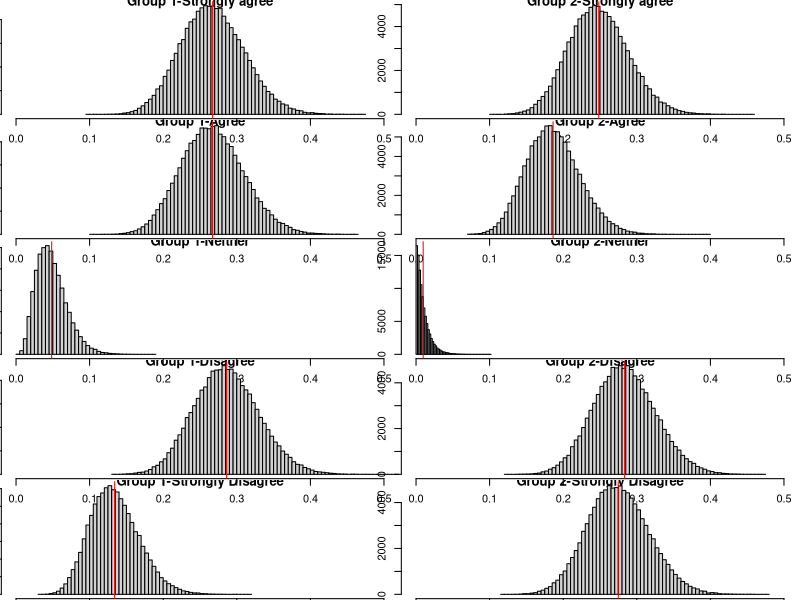

Write R code to recreate this figure.
## ---- chunk 1
knitr::opts_chunk$set(echo = TRUE)
## ---- chunk 2
set.seed(336)

questions <- factor(
  c("Strongly agree", "Agree", "Neither", "Disagree", "Strongly Disagree"),
  c("Strongly Disagree", "Disagree", "Neither", "Agree", "Strongly agree"))

# Establish the vectors of probabilties
p1 <- c(.25, .25, .05, .30, .15)
p2 <-c(.25, .20, .02, .33, .20)

group_1 <- rbinom(5, 100, p1)+rbinom(5,5,.25)
group_2 <- rbinom(5, 100, p2)++rbinom(5,5,.25)

df <- data.frame(questions, group_1, group_2)

knitr::kable(df)
## ---- chunk 3
chisq.test(df$group_1, df$group_2)
## ---- chunk 4
#Prep for MC
group_1_n <- sum(group_1)
group_2_n <- sum(group_2)

#Priors
a <- .1
b <- .1

#Iterations
sampz <- 100000

#Draw from posterior
group_1_posterior <-list()
for(i in 1:length(group_1)){
  group_1_posterior[[i]] <- rbeta(sampz,group_1[i]+a,group_1_n-group_1[i]+b)
  
}

group_2_posterior <-list()
for(i in 1:length(group_2)){
  group_2_posterior[[i]] <- rbeta(sampz,group_2[i]+a,group_2_n-group_2[i]+b)
  
}
## ---- chunk 5
par(mfrow = c(5,2), mar = c(.1,.1,.1,.1))
hist(group_1_posterior[[1]], breaks =60, main = "Group 1-Strongly agree", 
     xlim = c(0,.5))
abline(v = mean(group_1_posterior[[1]]), col = "red")
hist(group_2_posterior[[1]], breaks =60, main = "Group 2-Strongly agree", 
     xlim = c(0,.5))
abline(v = mean(group_2_posterior[[1]]), col = "red")

hist(group_1_posterior[[2]], breaks =60, main = "Group 1-Agree", 
     xlim = c(0,.5))
abline(v = mean(group_1_posterior[[2]]), col = "red")
hist(group_2_posterior[[2]], breaks =60, main = "Group 2-Agree", 
     xlim = c(0,.5))
abline(v = mean(group_2_posterior[[2]]), col = "red")

hist(group_1_posterior[[3]], breaks =60, main = "Group 1-Neither", 
     xlim = c(0,.5))
abline(v = mean(group_1_posterior[[3]]), col = "red")
hist(group_2_posterior[[3]], breaks =60, main = "Group 2-Neither", 
     xlim = c(0,.5))
abline(v = mean(group_2_posterior[[3]]), col = "red")

hist(group_1_posterior[[4]], breaks =60, main = "Group 1-Disagree", 
     xlim = c(0,.5))
abline(v = mean(group_1_posterior[[4]]), col = "red")
hist(group_2_posterior[[4]], breaks =60, main = "Group 2-Disagree", 
     xlim = c(0,.5))
abline(v = mean(group_2_posterior[[4]]), col = "red")

hist(group_1_posterior[[5]], breaks =60, main = "Group 1-Strongly Disagree", 
     xlim = c(0,.5))
abline(v = mean(group_1_posterior[[5]]), col = "red")
hist(group_2_posterior[[5]], breaks =60, main = "Group 2-Strongly Disagree", 
     xlim = c(0,.5))
abline(v = mean(group_2_posterior[[5]]), col = "red")


## ---- chunk 6
# library(tidyverse)
# #name my lists
# try_1<-list()
# for(i in 1:5){
#   catz <- rep(as.character(questions[i]),sampz)
#   try_1[[i]] <- group_1_posterior[[i]] %>% 
#     as_data_frame() %>% 
#     add_column(., catz)
# }
# 
# try_2<-list()
# for(i in 1:5){
#   catz <- rep(as.character(questions[i]),sampz)
#   try_2[[i]] <- group_2_posterior[[i]] %>% 
#     as_data_frame() %>% 
#     add_column(., catz)
# }
## ---- chunk 7
#Helper Function
library(purrr)

summarise_posterior <- function(x,y){
  mu_1 <- map_dbl(x, mean)
  mu_2 <- map_dbl(y, mean)
  
  sd_1 <- map_dbl(x, sd)
  sd_2 <- map_dbl(y, sd)
  
  delta_<-list()
  pooled_sd <- list()
  pro_difference <-vector()
  for(i in 1:length(x)){
    delta_[[i]] <- x[[i]]-y[[i]]
    delta_mu <- map_dbl(delta_, mean)
    pooled_sd[[i]] <-sqrt(var(x[[i]]) + var(y[[i]]))
    cohens <-delta_mu/ unlist(pooled_sd)
    pro_difference[i] <- max(mean(x[[i]] > y[[i]]), 
                          1-mean(x[[i]] > y[[i]]))
  }
  
  out <- cbind(mu_1, mu_2, sd_1, sd_2,delta_mu, cohens,pro_difference)
  
  out
}

## ---- chunk 8
statz <- summarise_posterior(group_1_posterior, group_2_posterior)

knitr::kable(cbind(statz, p1, p2 ), digits = 3)
